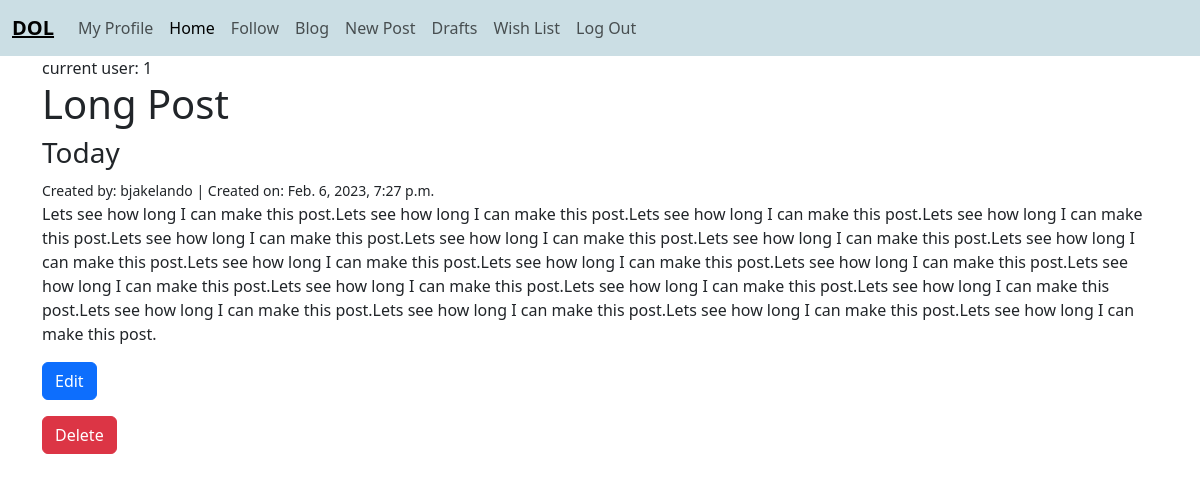
The app's page /posts/15/ (signed in) with its own data.
### posts/models.py (models this page shows, shortened)
class Post(models.Model):
    title = models.CharField(max_length=256)
    subtitle = models.CharField(max_length=256)
    body = models.TextField()
    created_on = models.DateTimeField(auto_now_add=True)
    author = models.ForeignKey(
        get_user_model(),
        on_delete=models.CASCADE
    )
    status = models.ForeignKey(
        Status,
        on_delete=models.CASCADE,
        default = 2)

### posts/views.py (the view)
# urls.py: path('<int:pk>/', views.PostDetailView.as_view(), name ='detail'),
class PostDetailView(LoginRequiredMixin,DetailView):
    template_name = 'posts/detail.html'
    model = Post

### templates/posts/detail.html (shortened to what this page needs)
{% extends 'base.html' %}
{% block content %}
current user: {{ user.id }}
<h1>{{ post.title }}</h1>
<h3>{{ post.subtitle }}</h3>
<small>Created by: {{ post.author }} | Created on: {{ post.created_on }}</small>
<p>{{ post.body }}</p>
{% if user.is_authenticated %}
    {% if user.id == post.author.id %}
<p>
    <a href="{% url 'edit' post.id %}" class = "btn btn-primary">Edit</a>
</p>
<p><a href="{% url 'delete' post.id %}" class = "btn btn-danger">Delete</a>
</p>
    {% endif %}
{% endif %}
{% endblock content %}

### records on screen
Post: title "Long Post", subtitle "Today", author "bjakelando", created_on "Feb. 6, 2023, 7:27 p.m.", body "Lets see how long I can make this post.Lets see how long I can make this post.Lets see how long I can make this post.Lets see how long I can make this post.Lets see how long I can make this post.Lets see how long I can make this post.Lets see how long I can make this post.Lets see how long I can make this post.Lets see how long I can make this post.Lets see how long I can make this post.Lets see how long I can make this post.Lets see how long I can make this post.Lets see how long I can make this post.Lets see how long I can make this post.Lets see how long I can make this post.Lets see how long I can make this post.Lets see how long I can make this post.Lets see how long I can make this…"

### other values on screen
{{ user.id }} "1"
